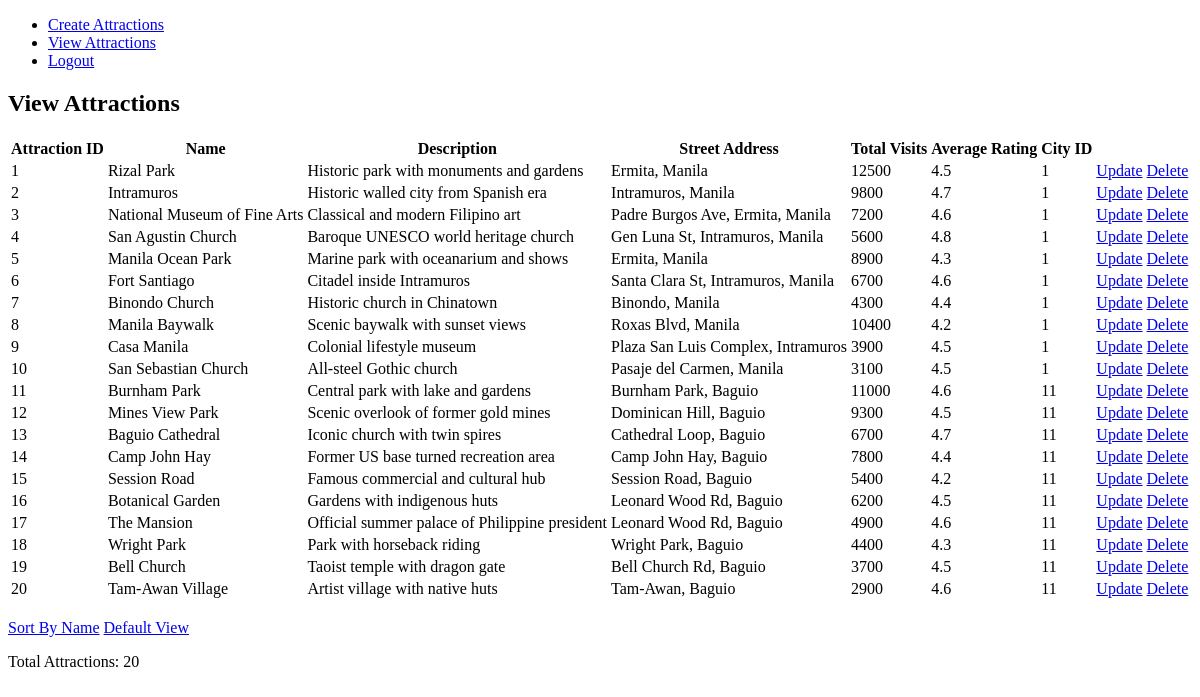
The app's page /php/read_attraction.php, older data.
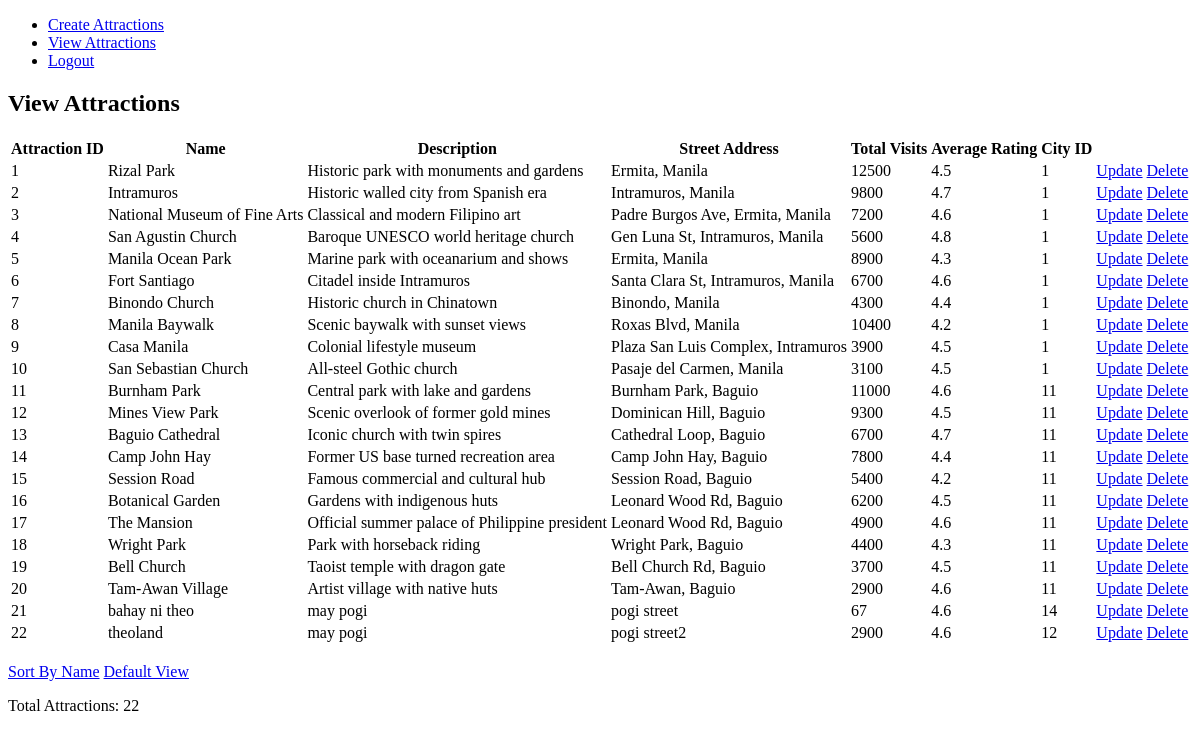
The same page, newer data.
### tables this page shows
CREATE TABLE `attraction` (
  `attraction_id` int(11) NOT NULL,
  `name` varchar(100) NOT NULL,
  `description` varchar(100) NOT NULL,
  `street_address` varchar(100) NOT NULL,
  `total_visits` int(11) NOT NULL,
  `avg_rating` double NOT NULL,
  `city_id` int(11) NOT NULL
);

### php/read_attraction.php (the view, shortened to what this page needs)
<?php
require 'db.php';
$read = $conn->query("SELECT * FROM attraction");
$total_attractions = $read->num_rows;
    if(isset($_GET['sort']) && $_GET['sort'] == 'asc'){
        $result = $conn->query("SELECT * FROM attraction ORDER BY name ASC");
    }else{
        $result = $conn->query("SELECT * FROM attraction");
    }
?>
<!DOCTYPE html>
<html lang="en">
<head>
</head>
<body>
    <header>
        <nav>
            <ul>
            <li><a href="create_attraction.php">Create Attractions</a></li>
            <li><a href="read_attraction.php">View Attractions</a></li>
            <li><a href="logout.php">Logout</a></li>
            </ul>
        </nav>
    </header>
    <h2>View Attractions</h2>
        <table>
            <tr>
                <th>Attraction ID</th>
                <th>Name</th>
                <th>Description</th>
                <th>Street Address</th>
                <th>Total Visits</th>
                <th>Average Rating</th>
                <th>City ID</th>
            </tr>
            <?php
                while ($row = $result->fetch_assoc()):
            ?>
            <tr>
                <td><?= htmlspecialchars($row['attraction_id']) ?></td>
                <td><?= htmlspecialchars($row['name']) ?></td>
                <td><?= htmlspecialchars($row['description']) ?></td>
                <td><?= htmlspecialchars($row['street_address']) ?></td>
                <td><?= htmlspecialchars($row['total_visits']) ?></td>
                <td><?= htmlspecialchars($row['avg_rating']) ?></td>
                <td><?= htmlspecialchars($row['city_id']) ?></td>
                <td>
                    <a href="update_attraction.php?attraction_id=<?= $row['attraction_id']?>">Update</a>
                    <a href="delete_attraction.php?attraction_id=<?= $row['attraction_id']?>" onclick="return confirm('Are you sure?')">Delete</a>
                </td>
            </tr>
        <?php
            endwhile;
        ?>
        </table>
        <br>
        <a href="read_attraction.php?sort=asc" class="btn">Sort By Name</a>
        <a href="read_attraction.php" class="btn">Default View</a>
    <?php
        echo "<p>Total Attractions: " . $total_attractions . "</p>";
    ?>
</body>
</html>

Row changes from the older to the newer data that the page shows:
added attraction: attraction_id "21", name "bahay ni theo", description "may pogi", street_address "pogi street", total_visits "67", avg_rating "4.6", city "14"
added attraction: attraction_id "22", name "theoland", description "may pogi", street_address "pogi street2", total_visits "2900", avg_rating "4.6", city "12"
Text that changed along with them:
$total_attractions: "20" → "22"
